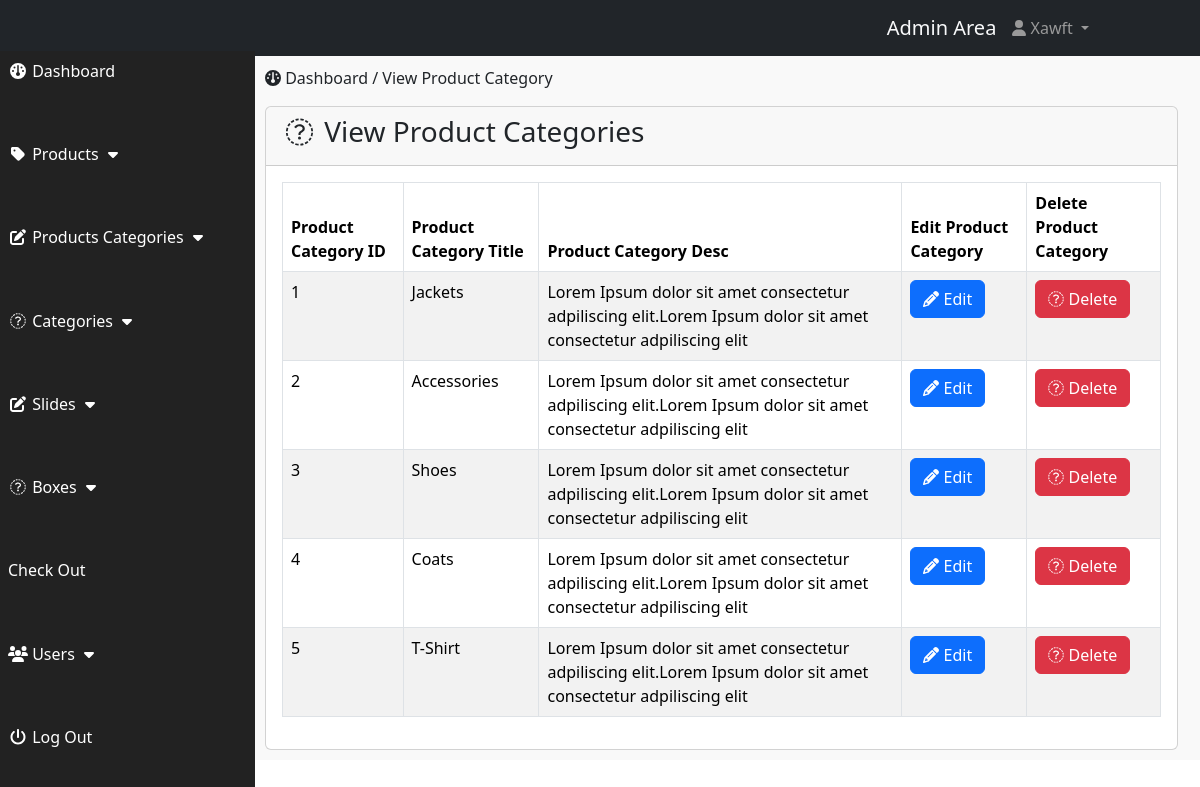
/includes/index.php?view_p_cat (signed in), run on the app's committed database.
### tables this page shows
CREATE TABLE `products_categories` (
  `p_cat_id` int(10) NOT NULL,
  `p_cat_title` text NOT NULL,
  `p_cat_desc` text NOT NULL
);

### includes/view_p_cat.php (the view)
<div class="row">
    <div class="col-lg-12">
        <ol class="breadcrumb">
            <li class="active">
                <i class="fa fa-dashboard"></i> Dashboard / View Product Category
            </li>
        </ol>
    </div>
</div>
<div class="row">
    <div class="col-lg-12">
        <div class="card">
            <div class="card-header">
                <h3 class="card-title"><i class="fa fa-fw fa-money"></i> View Product Categories</h3>
            </div>
            <div class="card-body">
                <table class="table table-responsive table-hover table-striped table-bordered">
                    <thead>
                        <tr>
                            <th>Product Category ID</th>
                            <th>Product Category Title</th>
                            <th>Product Category Desc</th>
                            <th>Edit Product Category</th>
                            <th>Delete Product Category</th>
                        </tr>
                    </thead>
                    <tbody>
                        <?php
                        $get_p_cat = "SELECT * FROM products_categories";
                        $run_p_cat = mysqli_query($conn, $get_p_cat);
                        while($row = mysqli_fetch_array($run_p_cat)){
                            $p_cat_id = $row["p_cat_id"];
                            $p_cat_title = $row["p_cat_title"];
                            $p_cat_desc = $row["p_cat_desc"];
                            echo '
                            <tr>
                            <td>'.$p_cat_id.'</td>
                            <td>'.$p_cat_title.'</td>
                            <td>'.$p_cat_desc.'</td>
                            <td><a href="index.php?edit_p_cat='.$p_cat_id.'" class="btn btn-primary"> <i class="fa fa-pencil"></i> Edit</a></td>
                            <td><a href="delete_p_cat.php?delete_p_cat='.$p_cat_id.'" class="btn btn-danger"><i class="fa fa-trash-o"></i> Delete</a></td>
                        </tr>';
                        }
                        ?>
                    </tbody>
                </table>
            </div>
        </div>
    </div>
</div>

### includes/css/style.css (style rules this page uses)
body { margin-top: 100px; }
@media (min-width: 768px) { body { margin-top: 50px; color: red; } }

### data on the page
products_categories: p_cat_id "1", p_cat_title "Jackets", p_cat_desc "Lorem Ipsum dolor sit amet consectetur adpiliscing elit.Lorem Ipsum dolor sit amet consectetur adpiliscing elit"
products_categories: p_cat_id "2", p_cat_title "Accessories", p_cat_desc "Lorem Ipsum dolor sit amet consectetur adpiliscing elit.Lorem Ipsum dolor sit amet consectetur adpiliscing elit"
products_categories: p_cat_id "3", p_cat_title "Shoes", p_cat_desc "Lorem Ipsum dolor sit amet consectetur adpiliscing elit.Lorem Ipsum dolor sit amet consectetur adpiliscing elit"
products_categories: p_cat_id "4", p_cat_title "Coats", p_cat_desc "Lorem Ipsum dolor sit amet consectetur adpiliscing elit.Lorem Ipsum dolor sit amet consectetur adpiliscing elit"
products_categories: p_cat_id "5", p_cat_title "T-Shirt", p_cat_desc "Lorem Ipsum dolor sit amet consectetur adpiliscing elit.Lorem Ipsum dolor sit amet consectetur adpiliscing elit"
